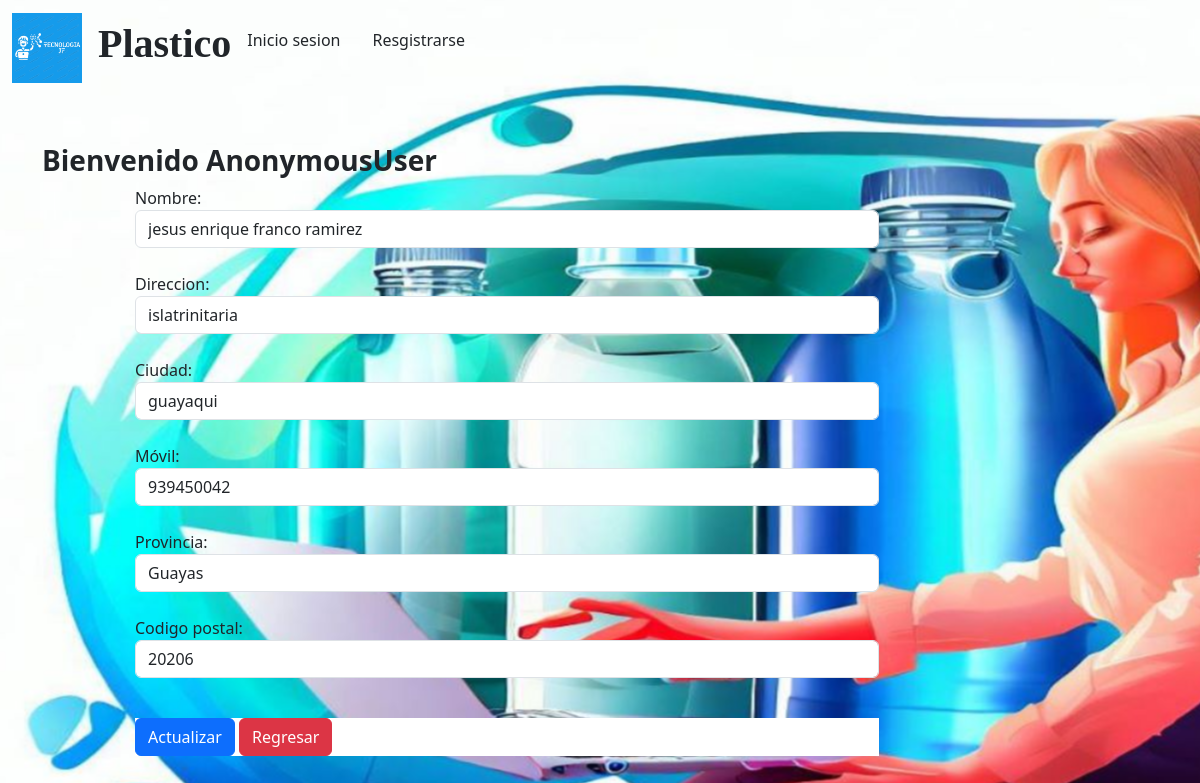
Screenshot of /updateDireccion/5 with the database file from the repository.
### app/models.py (models this page shows, shortened)
class Customer(models.Model):
    usuario= models.ForeignKey(User,on_delete=models.CASCADE)
    nombre= models.CharField (max_length=200)
    direccion = models.CharField (max_length=200)
    ciudad = models.CharField (max_length=50)
    móvil = models.IntegerField (default=0)
    codigo_postal= models.IntegerField ()
    provincia = models.CharField(choices=STATE_CHOICES, max_length=100)

### app/views.py (the view, shortened to what this page needs)
# urls.py: path("updateDireccion/<int:pk>",views.updateDireccion.as_view(),name="updateDireccion"),
class updateDireccion(View):
    def get(self,request,pk):
        agregar= Customer.objects.get(pk=pk)
        form= CustomersProfileForm(instance=agregar)
        return render(request,"app/updateDireccion.html",locals())

### app/forms.py
class CustomersProfileForm(forms.ModelForm):
     class Meta:
        model = Customer
        fields =['nombre','direccion','ciudad','móvil','provincia','codigo_postal']
        widgets={
            'nombre':forms.TextInput(attrs={'class':'form-control'}),
            'direccion':forms.TextInput(attrs={'class':'form-control'}),
            'ciudad':forms.TextInput(attrs={'class' : 'form-control'}),
            'móvil' :forms. NumberInput(attrs={'class' : 'form-control'}),
            'provincia':forms.Select(attrs={'class' : 'form-control '}),
            'codigo_postal' :forms.NumberInput(attrs={'class' : ' form-control' }),
        }

### app/templates/app/updateDireccion.html (shortened to what this page needs)
{% extends "app/base.html" %} {% load static%}
{% block main-content %}
    <div class="container my-5">
        <div class="row">
            <h3 class="fw-bold">Bienvenido <span class="text-capitalize">{{request.user}}</span></h3>
        </div>
        <div class="col-sm-8 offset-sm-1">
            <form action="" method="post">
                {% for fm in form  %}
                    {{fm.label_tag}} {{fm}} <br>
                {% endfor %}
                <div class="col-sm-12 mt-3">
                    <button type="submit" class="btn btn-primary">Actualizar</button>
                    <a href="{% url 'adress' %}" type="button"
                    class="btn btn-danger">Regresar</a>
                </div>
            </form>
        </div>
    </div>
{% endblock main-content %}

### app/static/app/css/style.css (style rules this page uses)
body { background: url(../images/banners/1.png) no-repeat center center fixed; }
.mt-3 { background-color: #ffffff; }

### rows the page displays
Customer: form "jesus enrique franco ramirez" "islatrinitaria" "guayaqui" "939450042" "Guayas" "20206"

### other values shown
{{ request.user }} "AnonymousUser"
{{ fm.label_tag }} "Nombre:" "Direccion:" "Ciudad:" "Móvil:" "Provincia:" "Codigo postal:"
